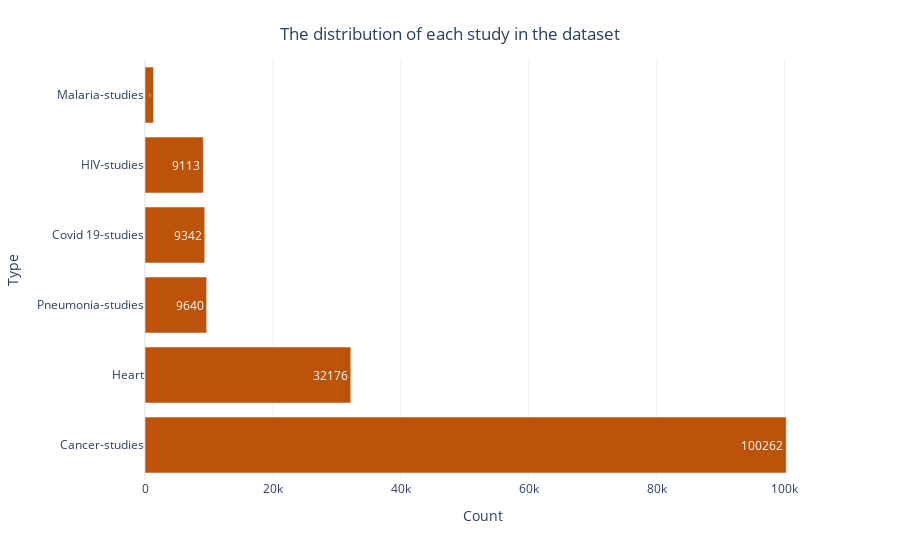

The cell this chart's notebook holds for it:
### Markdown cell above
# Univariate analysis

### Code cell
# Assuming 'df' is your DataFrame
type_counts = df['Type'].value_counts().reset_index()
type_counts.columns = ['Type', 'Count']

fig = px.bar(type_counts, x='Count', y='Type', text='Count', orientation='h',color_discrete_sequence=colors, template='plotly_white',)

fig.update_traces(textposition='inside')
fig.update_layout(xaxis_title='Count', yaxis_title='Type', title='Counts of Each Type')
fig.update_layout(title_text='The distribution of each study in the dataset', title_x=0.5, title_y=0.95)
fig.show()

### Figure 1 — Plotly figure (JSON) as saved in the notebook; plotly's stock layout.template omitted (floating-point values rounded to 4 significant figures)
{"data": [{"alignmentgroup": "True", "hovertemplate": "Count=%{text}<br>Type=%{y}<extra></extra>", "legendgroup": "", "marker": {"color": "#BC5308", "pattern": {"shape": ""}}, "name": "", "offsetgroup": "", "orientation": "h", "showlegend": false, "text": [100262, 32176, 9640, 9342, 9113, 1330], "textposition": "inside", "type": "bar", "x": [100262, 32176, 9640, 9342, 9113, 1330], "xaxis": "x", "y": ["Cancer-studies", "Heart", "Pneumonia-studies", "Covid 19-studies", "HIV-studies", "Malaria-studies"], "yaxis": "y"}], "layout": {"barmode": "relative", "legend": {"tracegroupgap": 0}, "margin": {"t": 60}, "title": {"text": "The distribution of each study in the dataset", "x": 0.5, "y": 0.95}, "xaxis": {"anchor": "y", "domain": [0, 1], "title": {"text": "Count"}}, "yaxis": {"anchor": "x", "domain": [0, 1], "title": {"text": "Type"}}}}
